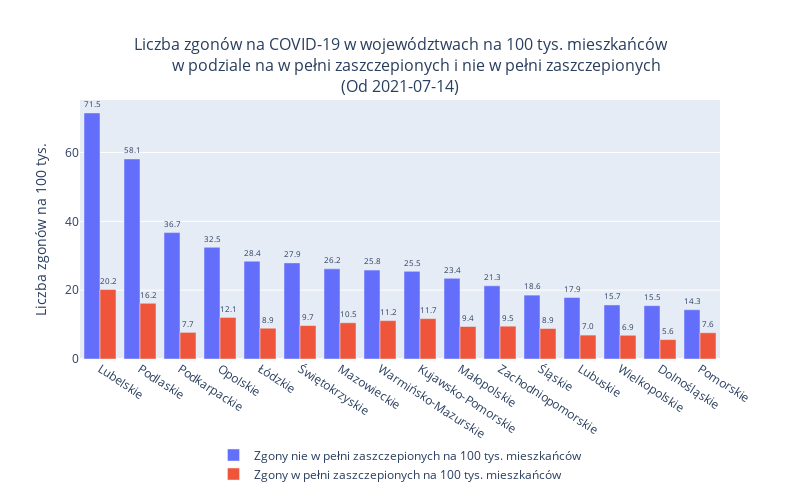

Notebook code cell kept with this figure:
### Code cell
from_date = datetime.date(2021,7,14)

df = prepare_df(dfd, from_date)
plot_df(from_date, df)

### Figure 1 — Plotly figure (JSON) as saved in the notebook; plotly's stock layout.template omitted (floating-point values rounded to 4 significant figures)
{"data": [{"name": "Zgony nie w pełni zaszczepionych na 100 tys. mieszkańców", "offsetgroup": "1", "text": [71.49, 58.13, 36.72, 32.45, 28.43, 27.93, 26.19, 25.84, 25.46, 23.43, 21.27, 18.56, 17.87, 15.7, 15.49, 14.32], "textposition": "outside", "texttemplate": "%{text:2.1f}", "type": "bar", "x": ["Lubelskie", "Podlaskie", "Podkarpackie", "Opolskie", "Łódzkie", "Świętokrzyskie", "Mazowieckie", "Warmińsko-Mazurskie", "Kujawsko-Pomorskie", "Małopolskie", "Zachodniopomorskie", "Śląskie", "Lubuskie", "Wielkopolskie", "Dolnośląskie", "Pomorskie"], "y": [71.49, 58.13, 36.72, 32.45, 28.43, 27.93, 26.19, 25.84, 25.46, 23.43, 21.27, 18.56, 17.87, 15.7, 15.49, 14.32]}, {"name": "Zgony w pełni zaszczepionych na 100 tys. mieszkańców", "offsetgroup": "2", "text": [20.19, 16.19, 7.731, 12.08, 8.942, 9.717, 10.53, 11.15, 11.74, 9.442, 9.538, 8.86, 6.95, 6.893, 5.638, 7.628], "textposition": "outside", "texttemplate": "%{text:2.1f}", "type": "bar", "x": ["Lubelskie", "Podlaskie", "Podkarpackie", "Opolskie", "Łódzkie", "Świętokrzyskie", "Mazowieckie", "Warmińsko-Mazurskie", "Kujawsko-Pomorskie", "Małopolskie", "Zachodniopomorskie", "Śląskie", "Lubuskie", "Wielkopolskie", "Dolnośląskie", "Pomorskie"], "y": [20.19, 16.19, 7.731, 12.08, 8.942, 9.717, 10.53, 11.15, 11.74, 9.442, 9.538, 8.86, 6.95, 6.893, 5.638, 7.628]}], "layout": {"barmode": "group", "height": 500, "legend": {"title": {"text": ""}, "x": 0.5, "xanchor": "center", "y": -0.5}, "title": {"font": {"size": 16}, "text": "Liczba zgonów na COVID-19 w województwach na 100 tys. mieszkańców<br>        w podziale na w pełni zaszczepionych i nie w pełni zaszczepionych<br>(Od 2021-07-14)", "x": 0.5, "xanchor": "center"}, "uniformtext": {"minsize": 6, "mode": "show"}, "width": 800, "xaxis": {"tickangle": 33}, "yaxis": {"title": {"text": "Liczba zgonów na 100 tys."}}}}
